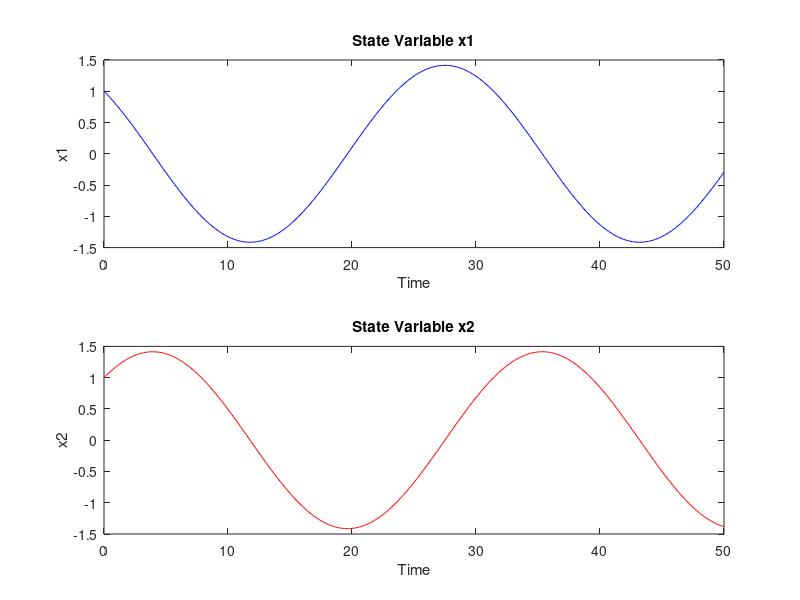
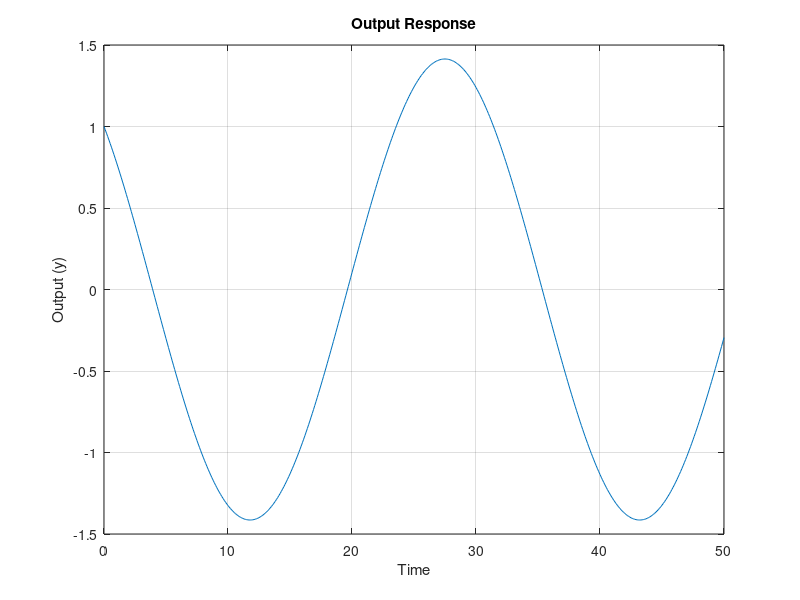

The MATLAB source for these figures, in order:
% Define the system matrices
A = [0, -0.2; 0.2, 0];  % State matrix
B = [0; 0];  % Input matrix
C = [1, 0];  % Output matrix
D = 0;  % Feedforward matrix

% Define the initial condition: x0 = [1; -1]
x0 = [1; 1];

% Define the time span
tspan = 0:0.1:50;  % Time vector

% Compute the state and output response
sys = ss(A, B, C, D);  % Create the state space system object
[y, t, x] = lsim(sys, zeros(size(tspan)), tspan, x0);

% Plot the state variables
figure;
subplot(2, 1, 1);
plot(t, x(:, 1), 'b');
xlabel('Time');
ylabel('x1');
title('State Variable x1');

subplot(2, 1, 2);
plot(t, x(:, 2), 'r');
xlabel('Time');
ylabel('x2');
title('State Variable x2');
% Plot the output response
figure;
plot(tspan, y);
xlabel('Time');
ylabel('Output (y)');
title('Output Response');
grid on;

